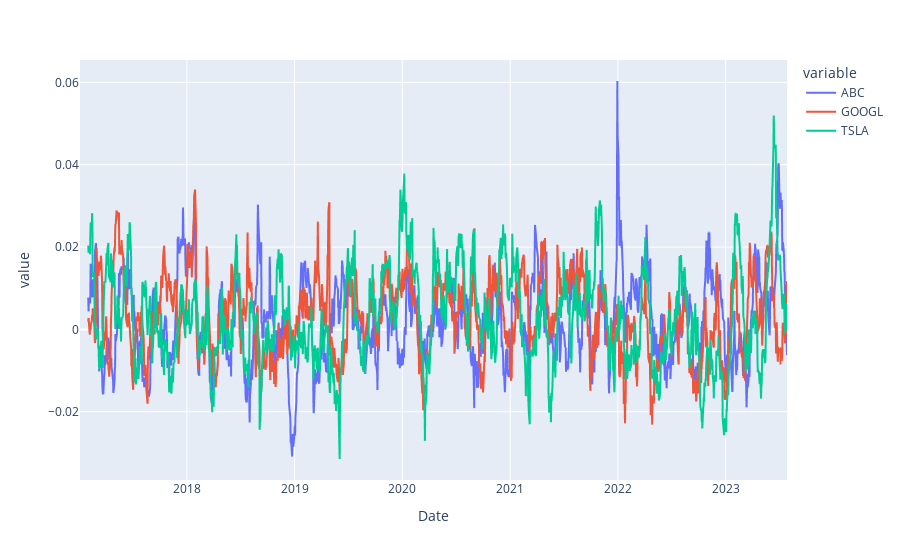

The cell this chart's notebook holds for it:
### Markdown cell above
We need to multiply by

       lookback * 1 / volatility
   
because dividing by volatility dataframe, we have specified that many lookback period to calculate std.

### Code cell
sharpe_ratio.plot()

### Figure 1 — Plotly figure (JSON) as saved in the notebook; plotly's stock layout.template omitted (floating-point values rounded to 4 significant figures; data arrays with more than 128 entries replaced by an {"elided": "..."} marker saying what was removed)
{"data": [{"hovertemplate": "variable=ABC<br>Date=%{x}<br>value=%{y}<extra></extra>", "legendgroup": "ABC", "line": {"color": "#636efa", "dash": "solid"}, "marker": {"symbol": "circle"}, "mode": "lines", "name": "ABC", "showlegend": true, "type": "scattergl", "x": {"elided": "1652 str values"}, "xaxis": "x", "y": {"elided": "1652 float values"}, "yaxis": "y"}, {"hovertemplate": "variable=GOOGL<br>Date=%{x}<br>value=%{y}<extra></extra>", "legendgroup": "GOOGL", "line": {"color": "#EF553B", "dash": "solid"}, "marker": {"symbol": "circle"}, "mode": "lines", "name": "GOOGL", "showlegend": true, "type": "scattergl", "x": {"elided": "1652 str values"}, "xaxis": "x", "y": {"elided": "1652 float values"}, "yaxis": "y"}, {"hovertemplate": "variable=TSLA<br>Date=%{x}<br>value=%{y}<extra></extra>", "legendgroup": "TSLA", "line": {"color": "#00cc96", "dash": "solid"}, "marker": {"symbol": "circle"}, "mode": "lines", "name": "TSLA", "showlegend": true, "type": "scattergl", "x": {"elided": "1652 str values"}, "xaxis": "x", "y": {"elided": "1652 float values"}, "yaxis": "y"}], "layout": {"legend": {"title": {"text": "variable"}, "tracegroupgap": 0}, "margin": {"t": 60}, "xaxis": {"anchor": "y", "domain": [0, 1], "title": {"text": "Date"}}, "yaxis": {"anchor": "x", "domain": [0, 1], "title": {"text": "value"}}}}
